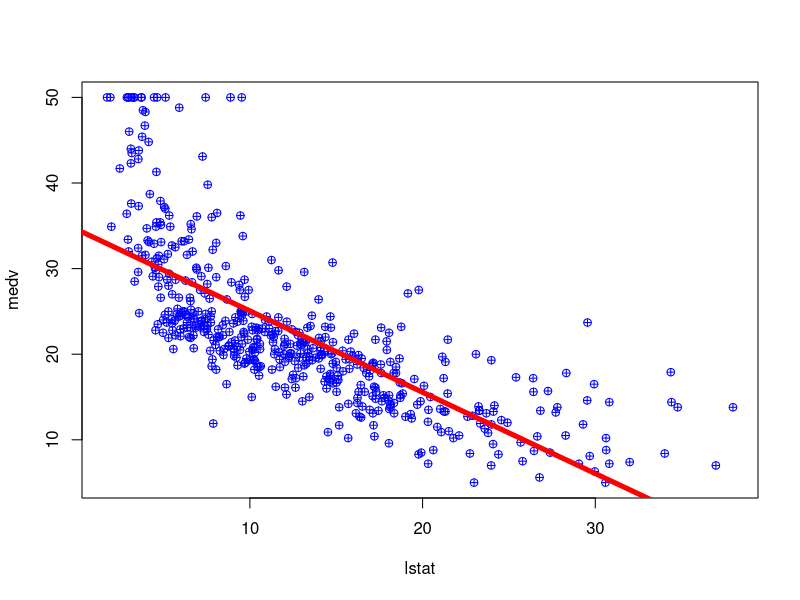
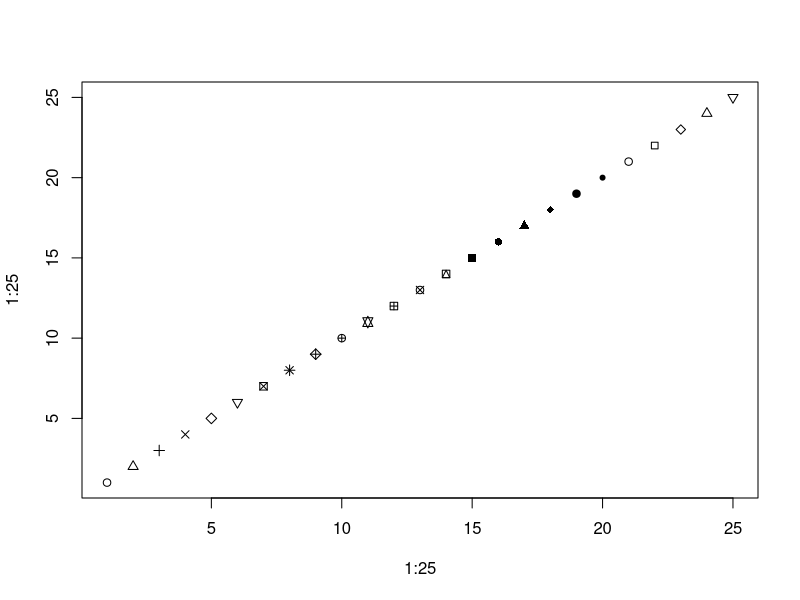
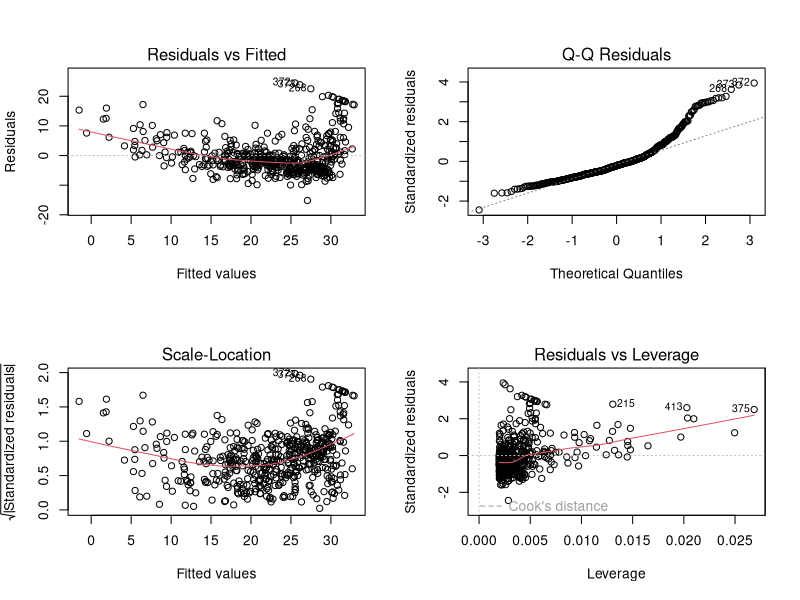
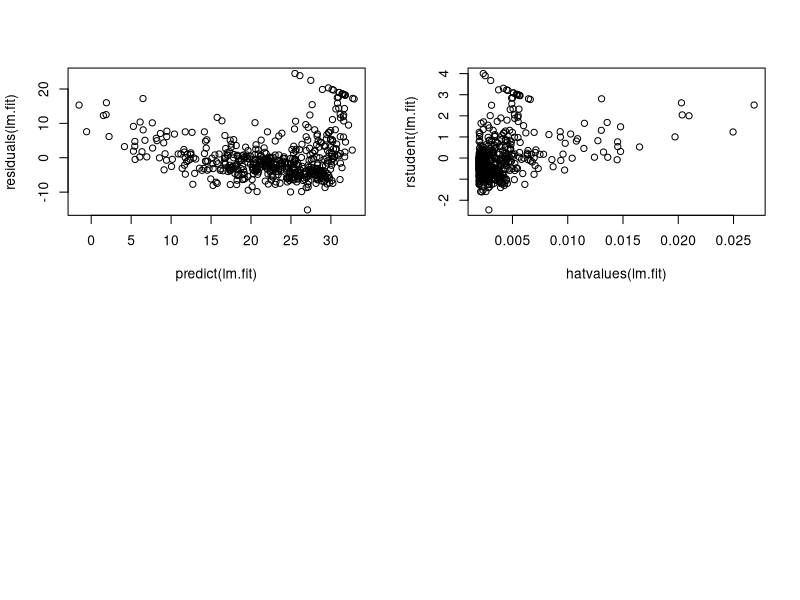
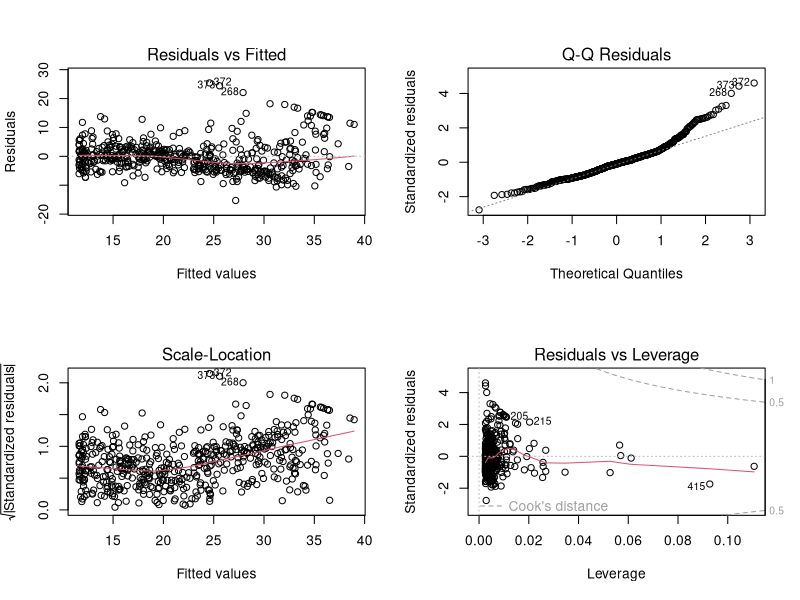
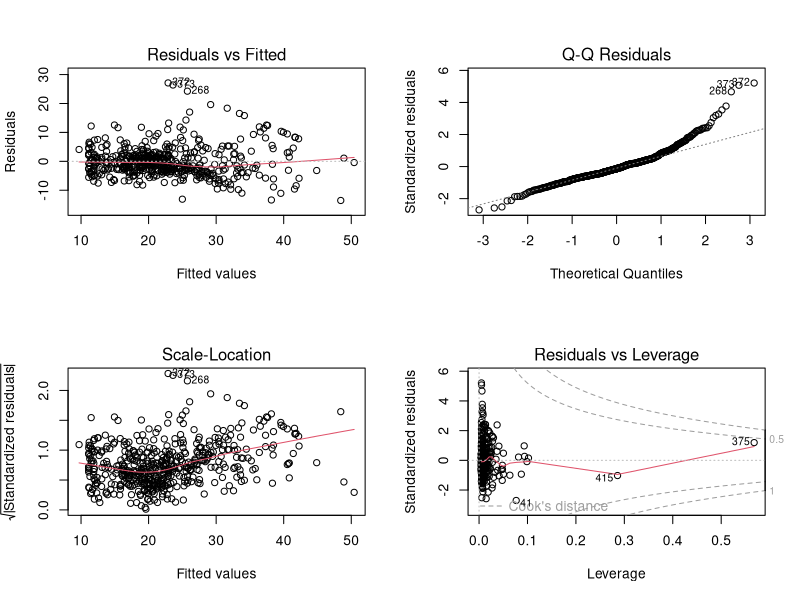
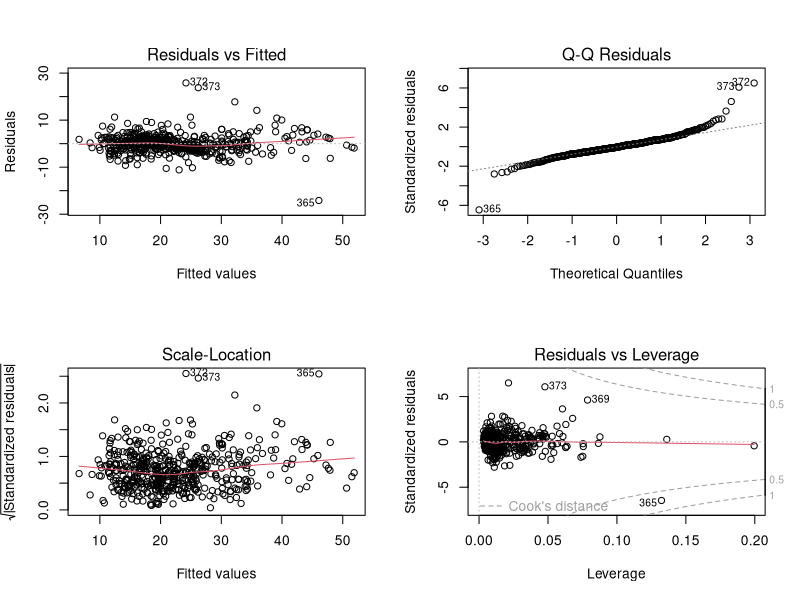

The R script that drew these images, in order:
library(MASS)
library(car)
data(Boston)
print(names(Boston))
print(head(Boston))
# fix(Boston)
print(summary(Boston))
write.csv(Boston, "Boston.csv", row.names = F)
attach(Boston)
lm.fit=lm(medv~lstat)
print(summary(lm.fit))
print(names(lm.fit))
print(coef(lm.fit))
print(confint(lm.fit))
print(predict(lm.fit,data.frame(lstat=(c(5,10,15))), interval="confidence"))
print(predict(lm.fit,data.frame(lstat=(c(5,10,15))), interval="prediction"))
pdf("BostonStats.pdf")
plot(lstat,medv,col="blue",pch=10)
abline(lm.fit)
abline(lm.fit,lwd=5,col="red")
plot(1:25,1:25,pch=1:25)
par(mfrow=c(2,2))
plot(lm.fit)
plot(predict(lm.fit), residuals(lm.fit))
plot(hatvalues(lm.fit), rstudent(lm.fit))
lm.fit=lm(medv~., data=Boston)
print(summary(lm.fit))
lm.fit1=lm(medv~.-age-indus, data=Boston)
print(summary(lm.fit1))
print(vif(lm.fit))
print(vif(lm.fit1))
lm.fit1=update(lm.fit, ~.-age-indus-tax)
print(summary(lm.fit1))
print(vif(lm.fit1))
lm.fit1=update(lm.fit, ~.-age-indus-tax-zn)
print(summary(lm.fit1, correlation=T))
print(vif(lm.fit1))
lm.fit1=update(lm.fit, ~.-age-indus-tax-zn-crim)
print(summary(lm.fit1, correlation=T))
print(vif(lm.fit1))
lm.fit1=update(lm.fit, ~.-age-indus-tax-zn-crim-rad)
print(summary(lm.fit1, correlation=T))
print(vif(lm.fit1))
print(summary(lm(medv~lstat*age, data=Boston)))
lm.fit2=lm(medv~lstat+I(lstat^2), data=Boston)
print(summary(lm.fit2))
lm.fit=lm(medv~lstat)
print(anova(lm.fit,lm.fit2))
par(mfrow=c(2,2))
plot(lm.fit2)
lm.fit5=lm(medv~poly(lstat,5))
print(summary(lm.fit5))
plot(lm.fit5)
lm.fit6=lm(medv~log(lstat)+I(rm^2)+rm+log(ptratio)+chas+I(nox^3)+log(dis)+black, data=Boston)
print(summary(lm.fit6))
plot(lm.fit6)
print(vif(lm.fit6))
dev.off()
#lm.fit5=lm(medv~sqrt(dis)+exp(dis)+log(dis)+poly(dis,5))
#print(summary(lm.fit5))
